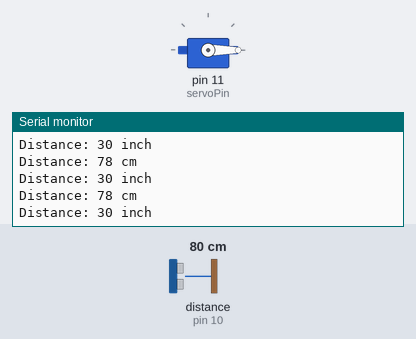
This sketch was run on a simulated Arduino Uno, built with avr-gcc and run on an emulated ATmega328P. Shown: servo, the last lines printed to the serial monitor. Wiring (inferred from the names in the program): ultrasonic range finder: trigger pin 9; echo pin 10. The inputs (shaded band) are chosen by the test bench; at power-on: distance to the obstacle (sensor on pin 10) 80 cm. The echo pulse lasts 58.3 µs per cm.

Above: at 1.2 s.
1.3 s: distance to the obstacle (sensor on pin 10) set to 120 cm
At 1.9 s:
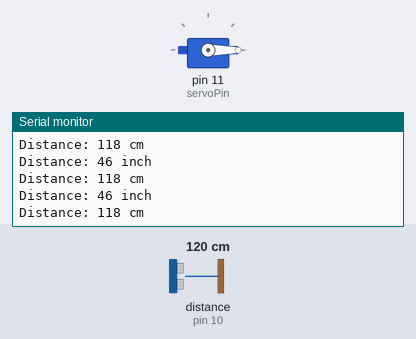
4.3 s: distance to the obstacle (sensor on pin 10) set to 35 cm
At 5.1 s:
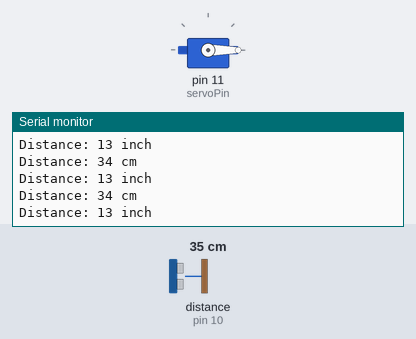
Timing chart, 0 to 7.3 s (numbered marks = the images above; inputs shaded):
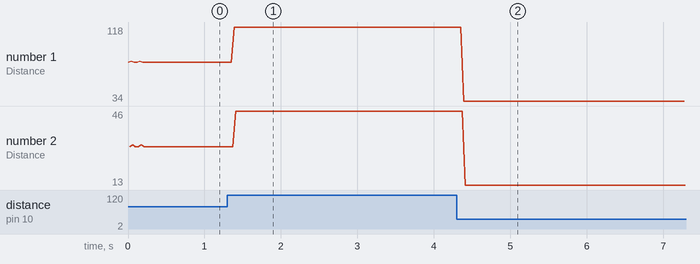

Measured:
- after the input at 1.3 s, the serial monitor: prints a new line after 0.09 s (image 1)
- after the input at 4.3 s, the serial monitor: prints a new line after 0.09 s (image 2)
- plotted number 1: 78 → 118 after the input at 1.3 s, 118 → 34 after the input at 4.3 s
- plotted number 2: 30 → 46 after the input at 1.3 s, 46 → 13 after the input at 4.3 s

The sketch:

Dustbin.ino
```cpp
#include <Servo.h>   //servo library
Servo servo;
int servoPin = 11;
const int trigPin = 9;
const int echoPin = 10;
long duration;
int distanceCm, distanceInch;


void setup() {
    Serial.begin(9600);
    servo.attach(servoPin);
    pinMode(trigPin, OUTPUT);
    pinMode(echoPin, INPUT);
    servo.write(0);         //close cap on power on
}

void loop() {
  digitalWrite(trigPin, LOW);
  delayMicroseconds(2);
  digitalWrite(trigPin, HIGH);
  delayMicroseconds(10);
  digitalWrite(trigPin, LOW);
  duration = pulseIn(echoPin, HIGH);
  distanceCm = duration * 0.034 / 2;
  distanceInch = duration * 0.0133 / 2;
  Serial.print("Distance: "); // Prints string "Distance" on the LCD
  Serial.print(distanceCm); // Prints the distance value from the sensor
  Serial.println(" cm");
  delay(10);
  Serial.print("Distance: ");
  Serial.print(distanceInch);
  Serial.println(" inch");
  delay(10);

  if ( distanceInch < 10 ) {
    servo.write(0);
    delay(3000);
    servo.write(150);
    delay(1000);
  }
}
```
